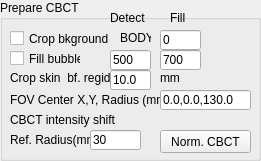
  <widget class="QGroupBox" name="groupBox_8">
   <property name="geometry">
    <rect>
     <x>710</x>
     <y>240</y>
     <width>261</width>
     <height>161</height>
    </rect>
   </property>
   <property name="title">
    <string>Prepare CBCT</string>
   </property>
   <widget class="QCheckBox" name="checkBoxCropBkgroundCBCT">
    <property name="geometry">
     <rect>
      <x>10</x>
      <y>30</y>
      <width>101</width>
      <height>17</height>
     </rect>
    </property>
    <property name="text">
     <string>Crop bkground</string>
    </property>
    <property name="checked">
     <bool>false</bool>
    </property>
   </widget>
   <widget class="QCheckBox" name="checkBoxFillBubbleCBCT">
    <property name="geometry">
     <rect>
      <x>10</x>
      <y>50</y>
      <width>71</width>
      <height>17</height>
     </rect>
    </property>
    <property name="text">
     <string>Fill bubble</string>
    </property>
    <property name="checked">
     <bool>false</bool>
    </property>
   </widget>
   <widget class="QLineEdit" name="lineEditBubFillCBCT">
    <property name="geometry">
     <rect>
      <x>160</x>
      <y>50</y>
      <width>41</width>
      <height>20</height>
     </rect>
    </property>
    <property name="text">
     <string>700</string>
    </property>
   </widget>
   <widget class="QLabel" name="label_35">
    <property name="geometry">
     <rect>
      <x>110</x>
      <y>10</y>
      <width>41</width>
      <height>16</height>
     </rect>
    </property>
    <property name="text">
     <string>Detect</string>
    </property>
   </widget>
   <widget class="QLineEdit" name="lineEditBubDetectCBCT">
    <property name="geometry">
     <rect>
      <x>110</x>
      <y>50</y>
      <width>41</width>
      <height>20</height>
     </rect>
    </property>
    <property name="text">
     <string>500</string>
    </property>
   </widget>
   <widget class="QLabel" name="label_36">
    <property name="geometry">
     <rect>
      <x>170</x>
      <y>10</y>
      <width>21</width>
      <height>16</height>
     </rect>
    </property>
    <property name="text">
     <string>Fill</string>
    </property>
   </widget>
   <widget class="QLineEdit" name="lineEditBkFillCBCT">
    <property name="geometry">
     <rect>
      <x>160</x>
      <y>30</y>
      <width>41</width>
      <height>20</height>
     </rect>
    </property>
    <property name="text">
     <string>0</string>
    </property>
   </widget>
   <widget class="QLabel" name="label_38">
    <property name="geometry">
     <rect>
      <x>120</x>
      <y>30</y>
      <width>31</width>
      <height>16</height>
     </rect>
    </property>
    <property name="text">
     <string>BODY</string>
    </property>
   </widget>
   <widget class="QLabel" name="label_39">
    <property name="geometry">
     <rect>
      <x>10</x>
      <y>70</y>
      <width>101</width>
      <height>16</height>
     </rect>
    </property>
    <property name="text">
     <string>Crop skin  bf. regid</string>
    </property>
   </widget>
   <widget class="QLineEdit" name="lineEditCBCTSkinCropBfRegid">
    <property name="geometry">
     <rect>
      <x>110</x>
      <y>70</y>
      <width>41</width>
      <height>20</height>
     </rect>
    </property>
    <property name="text">
     <string>10.0</string>
    </property>
   </widget>
   <widget class="QLabel" name="label_40">
    <property name="geometry">
     <rect>
      <x>160</x>
      <y>70</y>
      <width>21</width>
      <height>16</height>
     </rect>
    </property>
    <property name="text">
     <string>mm</string>
    </property>
   </widget>
   <widget class="QLabel" name="label_47">
    <property name="geometry">
     <rect>
      <x>10</x>
      <y>90</y>
      <width>171</width>
      <height>20</height>
     </rect>
    </property>
    <property name="text">
     <string>FOV Center X,Y, Radius (mm)</string>
    </property>
   </widget>
   <widget class="QLineEdit" name="lineEditFOVPos">
    <property name="geometry">
     <rect>
      <x>160</x>
      <y>90</y>
      <width>91</width>
      <height>20</height>
     </rect>
    </property>
    <property name="text">
     <string>0.0,0.0,130.0</string>
    </property>
   </widget>
   <widget class="QLabel" name="label_48">
    <property name="geometry">
     <rect>
      <x>10</x>
      <y>110</y>
      <width>121</width>
      <height>20</height>
     </rect>
    </property>
    <property name="text">
     <string>CBCT intensity shift</string>
    </property>
   </widget>
   <widget class="QLabel" name="label_49">
    <property name="geometry">
     <rect>
      <x>10</x>
      <y>130</y>
      <width>91</width>
      <height>20</height>
     </rect>
    </property>
    <property name="text">
     <string>Ref. Radius(mm)</string>
    </property>
   </widget>
   <widget class="QLineEdit" name="lineEditNormRoiRadius">
    <property name="geometry">
     <rect>
      <x>90</x>
      <y>130</y>
      <width>51</width>
      <height>20</height>
     </rect>
    </property>
    <property name="text">
     <string>30</string>
    </property>
   </widget>
   <widget class="QPushButton" name="pushButtonIntensityNormCBCT">
    <property name="geometry">
     <rect>
      <x>160</x>
      <y>130</y>
      <width>91</width>
      <height>23</height>
     </rect>
    </property>
    <property name="text">
     <string>Norm. CBCT</string>
    </property>
   </widget>
  </widget>
